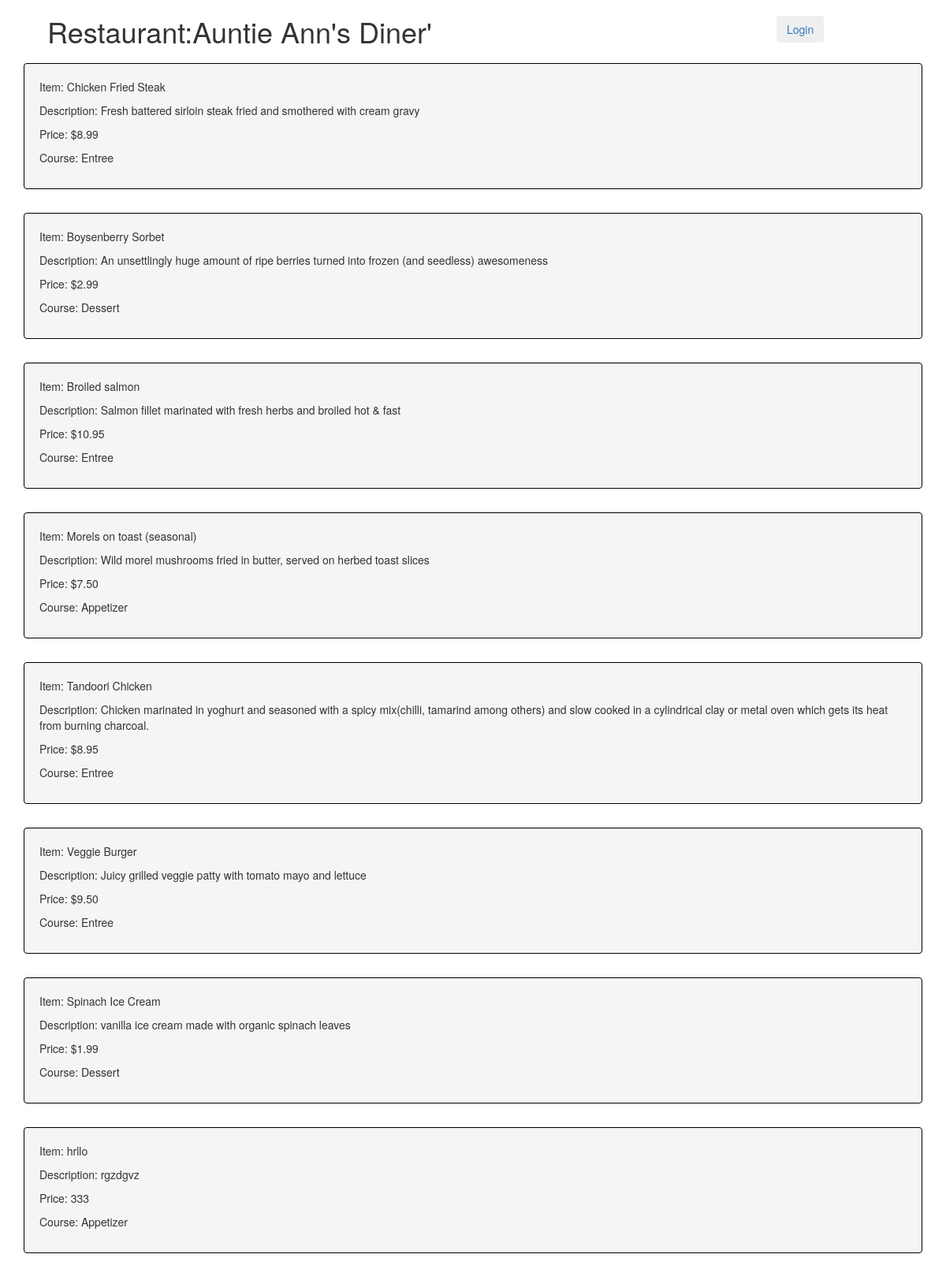
Screenshot of /restaurant/7/menu/ with the database file from the repository.
### database_setup.py (models this page shows, shortened)
class Restaurant(Base):
    __tablename__ = 'restaurant'
    id = Column(Integer, primary_key=True)
    name = Column(String(250), nullable=False)
    user_id = Column(Integer, ForeignKey('user.id'))
    user = relationship(User)

class MenuItem(Base):
    __tablename__ = 'menu_item'
    name = Column(String(80), nullable=False)
    id = Column(Integer, primary_key=True)
    description = Column(String(250))
    price = Column(String(8))
    course = Column(String(250))
    restaurant_id = Column(Integer, ForeignKey('restaurant.id'))
    restaurant = relationship(Restaurant)
    user_id = Column(Integer, ForeignKey('user.id'))
    user = relationship(User)

### Start.py (the view)
@app.route('/restaurant/<int:restaurant_id>/')
@app.route('/restaurant/<int:restaurant_id>/menu/')
def showMenu(restaurant_id):
    restaurant = session.query(Restaurant).filter_by(id=restaurant_id).one()
    items = session.query(MenuItem).filter_by(restaurant_id=restaurant_id).all()
    if 'username' in login_session:
        user = login_session['username']
        picture = login_session['picture']
        email = login_session['email']
        return render_template('menu.html',
                                items=items,
                                restaurant=restaurant,
                                user=user,
                                picture=picture,
                                email=email)
    else:
        return render_template('publicmenu.html', items=items, restaurant=restaurant)

### templates/publicmenu.html (shortened to what this page needs)
<!DOCTYPE html>
<html>
<head>
    <link rel="stylesheet" href="https://maxcdn.bootstrapcdn.com/bootstrap/3.3.7/css/bootstrap.min.css" >
</head>
<body>
    <div class="container">
        <top class="col-md-12">
            <div class="col-md-10" >
                <h1>Restaurant:{{restaurant.name}}</h1>
            </div>
            <div class="col-md-2" style="margin-top: 20px;">
                <a href = "{{url_for('showLogin')}}"> <button type="button" class="btn btn-outline-primary">Login</button></a>
            </div>
        </top>
        {% for item in items %}
        <div class="col-md-12 well" style="margin-top: 10px; border-color: black;">
            <p>Item: {{item.name}}</p>
            <p>Description: {{item.description}}</p>
            <p>Price: {{item.price}} </p>
            <p>Course: {{item.course}}</p>
        </div>
        {% endfor %}
    </div>
</body>
</html>

### rows the page displays
Restaurant: name "Auntie Ann's Diner'"
MenuItem: name "Chicken Fried Steak", description "Fresh battered sirloin steak fried and smothered with cream gravy", price "$8.99", course "Entree"
MenuItem: name "Boysenberry Sorbet", description "An unsettlingly huge amount of ripe berries turned into frozen (and seedless) awesomeness", price "$2.99", course "Dessert"
MenuItem: name "Broiled salmon", description "Salmon fillet marinated with fresh herbs and broiled hot & fast", price "$10.95", course "Entree"
MenuItem: name "Morels on toast (seasonal)", description "Wild morel mushrooms fried in butter, served on herbed toast slices", price "$7.50", course "Appetizer"
MenuItem: name "Tandoori Chicken", description "Chicken marinated in yoghurt and seasoned with a spicy mix(chilli, tamarind among others) and slow cooked in a cylindrical clay or metal oven which gets its heat from burning charcoal.", price "$8.95", course "Entree"
MenuItem: name "Veggie Burger", description "Juicy grilled veggie patty with tomato mayo and lettuce", price "$9.50", course "Entree"
MenuItem: name "Spinach Ice Cream", description "vanilla ice cream made with organic spinach leaves", price "$1.99", course "Dessert"
MenuItem: name "hrllo", description "rgzdgvz", price "333", course "Appetizer"
